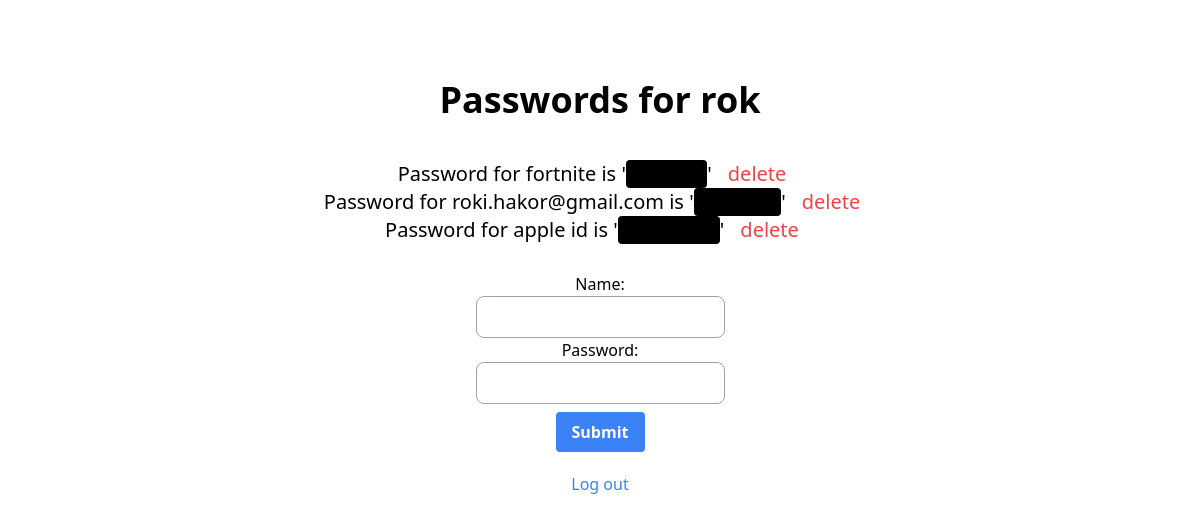
The app's page / (signed in) with its own data.
### passwords/models.py (models this page shows, shortened)
class Password_data(models.Model):
    user = models.ForeignKey(User, on_delete=models.CASCADE)
    name = models.CharField(max_length=64)
    password = models.CharField(max_length=64)

### passwords/views.py (the view, shortened to what this page needs)
# urls.py: path("", views.index, name="index"),
@login_required(login_url="login")
def index(request):
    user = request.user
    user_id = request.user.id
    form = PasswordForm(initial={'user': request.user})
    password_data = Password_data.objects.filter(user_id=user_id)
    context = {
        'form': form,
        'password_data': password_data,
        'user': user
    }
    return render(request, "passwords/index.html", context)

### passwords/forms.py
class PasswordForm(ModelForm):
    class Meta:
        model = Password_data
        fields = "__all__"
        widgets = {
            'name': TextInput(attrs={'class': 'border border-gray-400 p-2 rounded-lg'}),
            'password': forms.PasswordInput(attrs={"class": "border border-gray-400 p-2 rounded-lg"}),
            'user': forms.HiddenInput(),
        }

### passwords/templates/passwords/index.html (shortened to what this page needs)
{% extends "passwords/layout.html" %}
{% block body %}
<h1 class="text-4xl font-bold mb-8">Passwords for {{ user }}</h1>
<ul class="list-square text-xl list-inside list-disc py-2">
    {% for data in password_data %}
    <li class="flex justify-center items-center">
        <p>Password for {{ data.name }} is '<p class="bg-black rounded hover:bg-white">{{ data.password }}</p>'</p>
    <form action="{% url 'delete' data.id %}" method="post">
        <input type="submit" class="text-red-500 inline hover:text-red-700 hover:underline px-4 rounded focus:outline-none focus:shadow-outline" value="delete">
    </form>
    </li>
    {% empty %}
    <p>No data yet</p>
    {% endfor %}
</ul>
<div class="mt-5 flex justify-center items-center mb-5">
    <form class="flex flex-col w-1/3 justify-center items-center" method="post">
        {{ form }}
        <input type="submit" class="bg-blue-500 mt-2 hover:bg-blue-700 text-white font-bold py-2 px-4 rounded" >
    </form>
</div>
<a class="text-blue-500 hover:text-blue-700 font-medium hover:underline" href="{% url 'logout' %}">Log out</a>
{% endblock %}

### records on screen
Password_data: name "fortnite"
Password_data: name "roki.hakor@gmail.com"
Password_data: name "apple id"

### other values on screen
{{ user }} "rok"
